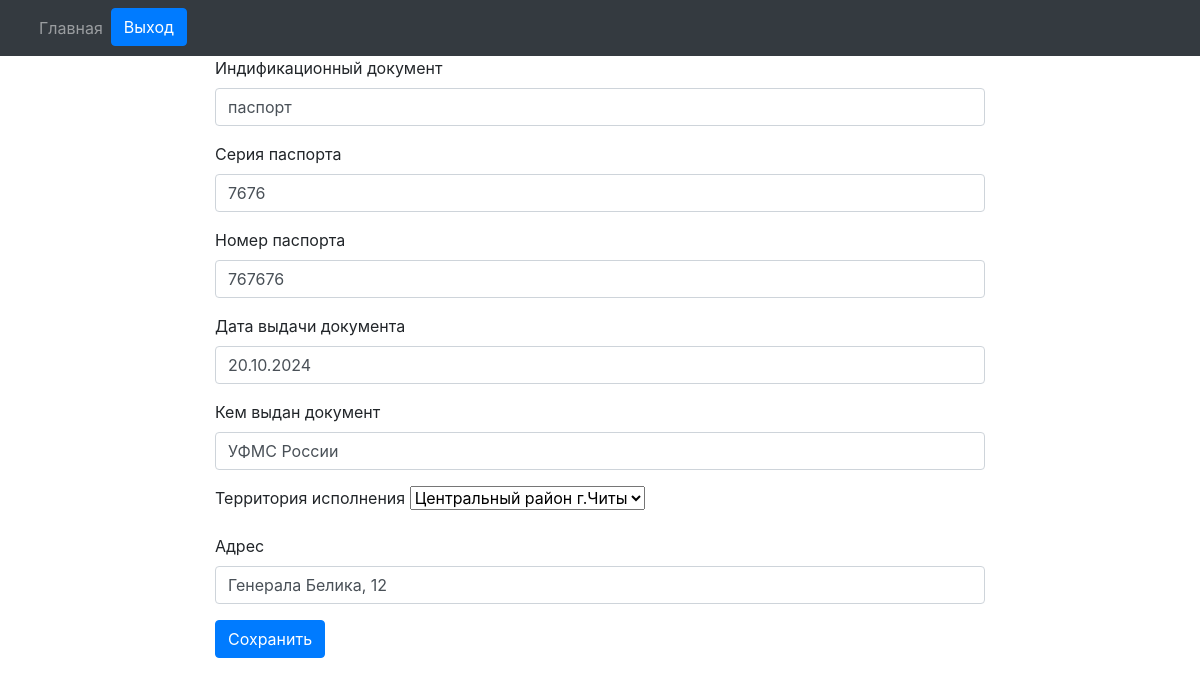
Screenshot of /paid_departure/filials/orders/order/edit_document/5/ (signed in) with the database file from the repository.
### engine/models.py (models this page shows)
class Contract_Data(models.Model):
    reestr_oferts = models.OneToOneField(Reestr_oferts, on_delete=models.PROTECT, verbose_name='Связанный договор')
    identification_document = models.CharField(max_length=256, blank=True, verbose_name='Индификационный документ')
    passport_series = models.CharField(max_length=4, blank=True, verbose_name='Серия паспорта')
    number_passport = models.CharField(max_length=6, blank=True, verbose_name='Номер паспорта')
    document_issue_date = models.DateField(blank=True, verbose_name='Дата выдачи документа', default='20.10.2024')
    document_issuing_authority = models.CharField(max_length=512, blank=True, verbose_name='Кем выдан документ')
    location = models.ForeignKey(Location, on_delete=models.PROTECT, blank=True, verbose_name='Территория исполнения')
    adress = models.CharField(max_length=512, blank=True, verbose_name='Адрес')

### engine/views.py (the view)
# urls.py: path('filials/orders/order/edit_document/<int:pk>/', EditContractData.as_view(), name='edit_document'),
class EditContractData(PermissionRequiredMixin, UpdateView):
    permission_required = 'engine.change_contract_data'
    model = Contract_Data
    form_class = EditContractData
    template_name = 'orders/edit_contract.html'
    success_url = '/paid_departure/filials/'
    def get_context_data(self, *args, **kwargs):
        context = super().get_context_data(*args, **kwargs)
        context['contract_data'] = Contract_Data.objects.all()
        return context

### engine/forms.py
class EditContractData(ModelForm):
    class Meta:
        model = Contract_Data
        fields = ('identification_document', 'passport_series', 'number_passport', 'document_issue_date', 'document_issuing_authority', 'location', 'adress')

### engine/models.py (called while the page is built)
    def __str__(self):
        return self.name

### engine/templates/orders/edit_contract.html (shortened to what this page needs)
{% load crispy_forms_tags %}
{% block nav %}{% include "orders/nav.html" %}{% endblock %}
<!DOCTYPE html>
<html>
<head>
    <link rel="stylesheet" href="https://stackpath.bootstrapcdn.com/bootstrap/4.1.3/css/bootstrap.min.css">
</head>
<body>
    <header class="site-header">
      <div class="container-fluid">
        <div class="row justify-content-center">
          <div class="col-8">
            <form method="post">
                {{ form|crispy }}
                <button class="btn btn-primary" type="submit" value="Сохранить">Сохранить</button>
            </form>
          </div>
        </div>
      </div>
    </header>
</body>
</html>

### rows the page displays
Contract_Data: identification_document "паспорт", passport_series "7676", number_passport "767676", document_issue_date "20.10.2024", document_issuing_authority "УФМС России", location "Центральный район г.Читы", adress "Генерала Белика, 12"
